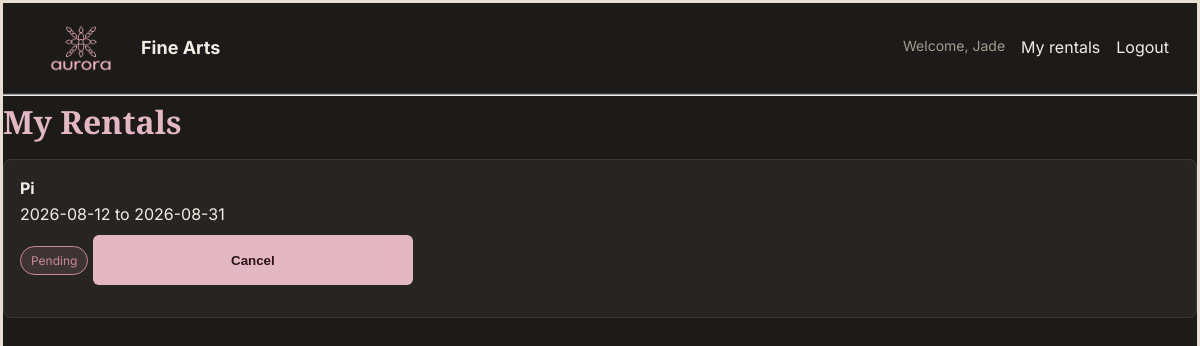
Page /my-rentals (signed in) on the committed database.
### models.py (models this page shows, shortened)
class User(db.Model, UserMixin):
    id = db.Column(db.Integer, primary_key=True)
    name = db.Column(db.String(100),nullable=False)
    email = db.Column(db.String(120),unique=True, nullable=False)
    password_hash = db.Column(db.String(200), nullable=False)
    is_admin = db.Column(db.Boolean, default=False)

class Rental(db.Model):
    id = db.Column(db.Integer, primary_key=True)
    user_id = db.Column(db.Integer,db.ForeignKey("user.id"), nullable=False)
    artwork_id = db.Column(db.Integer,db.ForeignKey("artwork.id"), nullable=False)
    start_date = db.Column(db.Date, nullable=False)
    end_date = db.Column(db.Date, nullable=False)
    status = db.Column(db.String(20), default="pending")
    user = db.relationship("User", backref="rentals")
    artwork = db.relationship("Artwork", backref="rentals")

class Artwork(db.Model):
    id = db.Column(db.Integer, primary_key=True)
    title = db.Column(db.String(150), nullable=False)
    artist_name = db.Column(db.String(150), nullable=False)
    category = db.Column(db.String(80))
    price_per_month = db.Column(db.Float, nullable=False)
    is_available = db.Column(db.Boolean, default=True)
    image_url = db.Column(db.String(300))
    description = db.Column(db.Text)
    dimensions = db.Column(db.String(50))

### app.py (the view)
@app.route("/my-rentals")
@login_required
def my_rentals():
    rentals = Rental.query.filter_by(user_id=current_user.id).all()
    return render_template("my_rentals.html", rentals=rentals)

### app.py (called while the page is built)
@login_manager.user_loader
def load_user(user_id):
    return User.query.get(int(user_id))

### templates/my_rentals.html (shortened to what this page needs)
{% extends "base.html" %}
{% block content %}
    <h1>My Rentals</h1>
    {% for rental in rentals %}
        <div class="artwork-card">
            <strong>{{ rental.artwork.title }}</strong>
            <p>{{ rental.start_date }} to {{ rental.end_date }}</p>
            {% if rental.status == "confirmed" %}
                <span class="badge">Confirmed</span>
            {% else %}
                <span class="badge" style="border-color:#C9899A; color:#C9899A; background:rgba(201,137,154,0.15);">Pending</span>
                <form method="POST" action="/rent/{{ rental.id }}/cancel" style="display:inline;">
                    <input type="submit" value="Cancel">
                </form>
            {% endif %}
        </div>
    {% endfor %}
{% endblock %}

### templates/base.html (shortened to what this page needs)
<!DOCTYPE html>
<html>
<head>
    <link rel="stylesheet" href="{{ url_for('static', filename='css/style.css') }}">
</head>
<body>
    <nav>
        <div class="nav-brand">
            <a href="/">
                <img src="/static/images/logo.png" alt="Aurora Fine Arts" class="logo">
                 Fine Arts
            </a>
        </div>
        <div class="nav-links" id="nav-links">
            {% if current_user.is_authenticated %}
                {% if current_user.is_admin %}
                <span class="welcome-msg">Welcome, {{ current_user.name }} (Admin)</span>
                <a href="/admin/dashboard">Dashboard</a>
            {% else %}
                    <span class="welcome-msg">Welcome, {{ current_user.name }}</span>
                    <a href="/my-rentals">My rentals</a>
                {% endif %}
                <a href="/logout">Logout</a>
            {% else %}
                <a href="/">Catalog</a>
                <a href="/login">Login</a>
                <a href="/register">Register</a>
                <a href="/contact">Contact Us</a>
            {% endif %}
        </div>
    </nav>
    <hr>
    {% block content %}{% endblock %}
</body>
</html>

### static/css/style.css (style rules this page uses)
* { margin: 0; padding: 0; box-sizing: border-box; }
body { font-family: 'Inter', -apple-system, sans-serif; background-color: #1C1B1A; color: #F2EDE4; line-height: 1.6; border: 3px solid #E8DFD3; min-height: 100vh; }
h1 { font-family: 'Playfair Display', serif; color: #E3B8C4; margin-bottom: 12px; }
a { color: #E3B8C4; text-decoration: none; }
nav { display: flex; align-items: center; justify-content: space-between; padding: 20px 28px; border-bottom: 1px solid #3A3835; position: relative; }
.nav-links { display: flex; gap: 16px; }
.nav-links a { color: #F2EDE4; }
.welcome-msg { color: #A39C8E; font-size: 14px; }
.nav-brand a { display: flex; align-items: center; gap: 10px; color: #F2EDE4; font-weight: 700; font-size: 18px; }
.logo { height: 50px; width: auto; }
.artwork-card { background: #262523; border: 1px solid #3A3835; border-radius: 8px; padding: 16px; margin-bottom: 16px; }
.badge { display: inline-block; font-size: 12px; padding: 4px 10px; border-radius: 999px; border: 1px solid #8A9B8E; color: #8A9B8E; background: rgba(138, 155, 142, 0.15); }
.btn-primary, form input[type="submit"] { display: inline-block; background: #E3B8C4; color: #2B1219; font-weight: 600; padding: 12px 32px; border-radius: 6px; border: none; text-decoration: none; cursor: pointer; }
form input { display: block; width: 100%; max-width: 320px; height: 50px; padding: 10px; margin: 8px 0 16px; background: #262523; border: 1px solid #3A3835; border-radius: 25px; color: #F2EDE4; }

### rows in the picture
User: name "Jade"
Rental: artwork "Pi", start_date "2026-08-12", end_date "2026-08-31"
